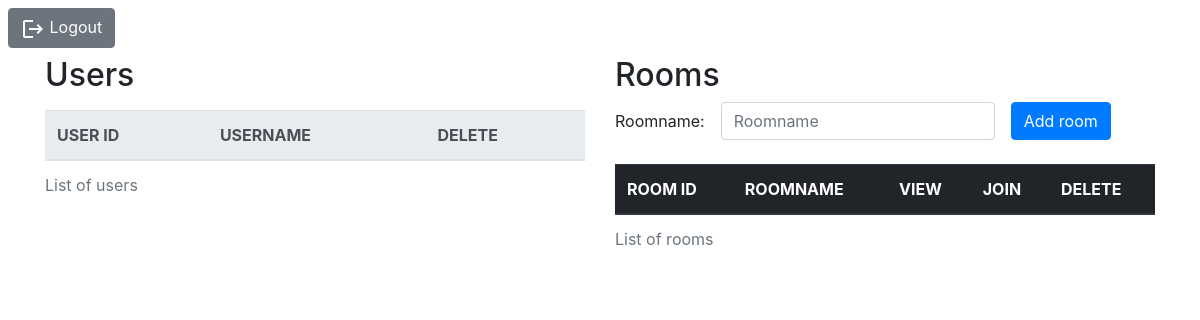
Page /goback on the earlier database version.
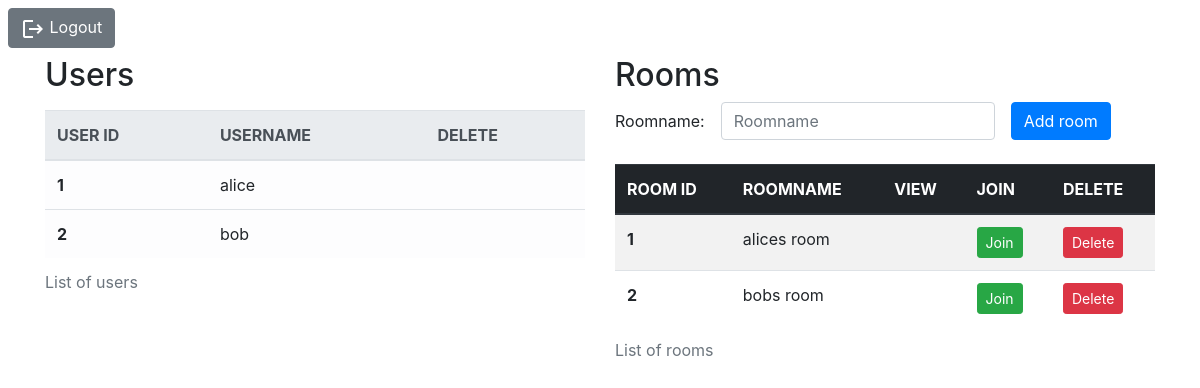
Same page on the later database version.
### app.py (models this page shows, shortened)
class UserModel(db.Model):
    user_id = db.Column(db.Integer, primary_key=True)
    username = db.Column(db.String(30), nullable=False)

class RoomModel(db.Model):
    room_id = db.Column(db.Integer, primary_key=True)
    roomname = db.Column(db.String(30), nullable=False)

### app.py (the view)
@app.route("/goback", methods=['GET', 'POST'])
def goBack():
    global nestedListuser
    global loggedin
    return render_template('index.html', uservalues=UserModel.query.all(), roomvalues=RoomModel.query.all(), listUsers=nestedListuser, loggedin=loggedin, listRoomUser=listRoomUser)

### templates/index.html (shortened to what this page needs)
<!DOCTYPE html>
<html lang="en">
<head>
    <link rel="stylesheet" href="https://maxcdn.bootstrapcdn.com/bootstrap/4.0.0/css/bootstrap.min.css"
>
</head>
<body>
    <form action="/">
        <button class="btn btn-secondary m-2" type="submit">
            <img src="{{url_for('static', filename='baseline_logout_white_24dp.png')}}" alt="Logout PNG" />
            Logout
        </button>
    </form>
    <div class="container">
        <div class="row mb-4">
            <div class="col-sm">
                <h2>
                    Users
                </h2>
                <table class="table table-light mt-3">
                    <caption>List of users</caption>
                    <thead class="thead-light">
                        <tr>
                            <th scope="col">USER ID</th>
                            <th scope="col">USERNAME</th>
                            <th scope="col">DELETE</th>
                        </tr>
                    </thead>
                    <tbody>
                        {% for item in uservalues %}
                        <tr>
                            <th scope="row">{{item.user_id}}</th>
                            <td>{{item.username}}</td>
                            <td>
                            </td>
                        </tr>
                        {% endfor %}
                    </tbody>
                </table>
            </div>
            <div class="col-sm">
                <h2>
                    Rooms
                </h2>
                <form action="/api/rooms" method="POST" class="form-inline">
                    <div class="form-group mb-2"><span>Roomname:</span></div>
                    <div class="form-group mx-sm-3 mb-2">
                        <input type="text" class="form-control" name="roomname" id="roomname" placeholder="Roomname">
                    </div>
                    <button class="btn btn-primary mb-2" type="submit">Add room</button>
                </form>
                <table class="table table-striped mt-3">
                    <caption>List of rooms</caption>
                    <thead class="thead-dark">
                        <tr>
                            <th scope="col">ROOM ID</th>
                            <th scope="col">ROOMNAME</th>
                            <th scope="col">VIEW</th>
                            <th scope="col">JOIN</th>
                            <th scope="col">DELETE</th>
                        </tr>
                    </thead>
                    <tbody>
                        {% for item in roomvalues %}
                        <tr>
                            <th scope="row">{{item.room_id}}</th>
                            <td>{{item.roomname}}</td>
                            <td>
                            </td>
                            <td>
                                <form action="/api/room/{{item.room_id}}/users">
                                    {% if loggedin not in listRoomUser[item.room_id - 1] %}
                                        <button class="btn btn-success btn-sm" type="submit">Join</button>
                                    {% elif loggedin in listRoomUser[item.room_id - 1] %}
                                        <button class="btn btn-success btn-sm" type="submit" disabled>Join</button>
                                    {% endif %}
                                </form>
                            </td>
                            <td>
                                <form action="/api/roomdelete/{{item.room_id}}">
                                    <button class="btn btn-danger btn-sm" type="submit">Delete</button>
                                </form>
                            </td>
                        </tr>
                        {% endfor %}
                    </tbody>
                </table>
            </div>
        </div>
    </div>
</body>
</html>

Differences in the rows shown:
added UserModel: user_id "1", username "alice"
added UserModel: user_id "2", username "bob"
added RoomModel: room_id "1", roomname "alices room", shows "Join"
added RoomModel: room_id "2", roomname "bobs room", shows "Join"
